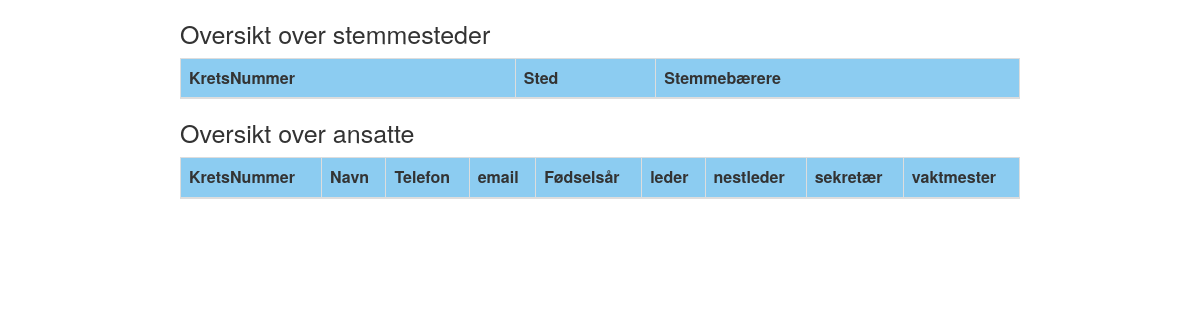
The app's page /oversikt/oversikt.php, older data.
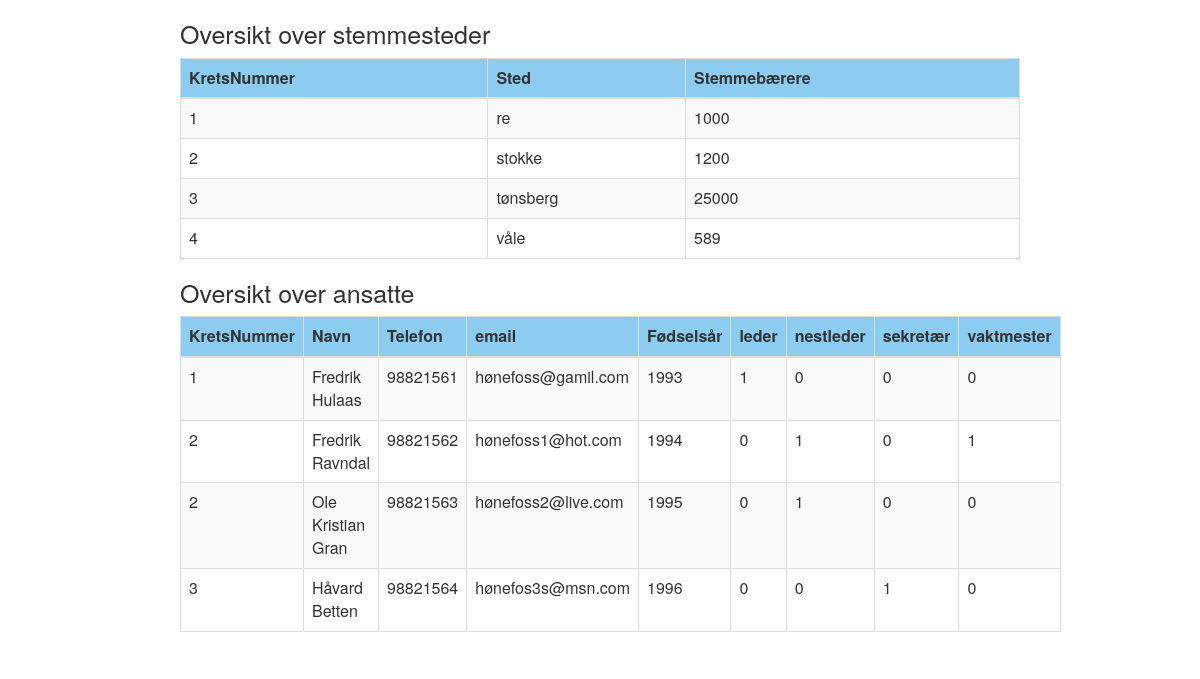
The same page, newer data.
### tables this page shows
CREATE TABLE `stemmesteder` (
  `id` int(10) NOT NULL,
  `kretsNr` int(10) NOT NULL,
  `sted` char(55) NOT NULL,
  `stemmeBer` bigint(20) NOT NULL
);

CREATE TABLE `ansatt` (
  `id` int(10) NOT NULL,
  `kretsNr` int(10) NOT NULL,
  `navn` char(100) NOT NULL,
  `telefon` varchar(8) DEFAULT NULL,
  `email` char(100) DEFAULT NULL,
  `fodselsaar` int(4) NOT NULL,
  `leder` tinyint(1) DEFAULT NULL,
  `nestLeder` tinyint(1) DEFAULT NULL,
  `sekreter` tinyint(1) DEFAULT NULL,
  `vaktmester` tinyint(1) DEFAULT NULL
);

### include_login/DBController.php (called while the page is built, shortened)
<?php
class DBController
{
    private $dsn = "mysql:charset=utf8;dbname=" . DATABASE . ";host=" . HOST;
    private $user = USER;
    private $password = PASSWORD;
    private $pdo;
    function __construct()
    {
        $this->pdo = $this->connectDB();
    }
    function connectDB()
    {
        try{
            $pdo = new PDO($this->dsn, $this->user, $this->password);
            return $pdo;
        } catch (PDOException $e) {
            echo 'Connection failed: ' . $e->getMessage();
            return null;
        }
    }
    function runBaseQuery($query) {
        $stmt = $this->pdo->prepare($query);
        $stmt->execute();
        $result = $stmt->fetchAll(PDO::FETCH_ASSOC);
        if(!empty($result))
            return $result;
    }
}

### oversikt/DBOversikt.php (called while the page is built)
<?php
include_once '../include_login/DBController.php';
class DBOversikt {
    function stemmestedOversikt() {
        $pdo = new DBController();
        $query = "SELECT * FROM stemmesteder";
        $stemmeSted = $pdo->runBaseQuery($query);
        return $stemmeSted;
    }
    function ansattOversikt() {
        $pdo = new DBController();
        $query = "SELECT * FROM ansatt";
        $ansatt = $pdo->runBaseQuery($query);
        return $ansatt;
    }
}

### oversikt/oversikt.php (the view, shortened to what this page needs)
<?php
require_once 'DBOversikt.php';
$pdo = new DBOversikt();
$result = $pdo->stemmestedOversikt();
$resultAnsatt = $pdo->ansattOversikt();
?>
<html>
<head>
    <link rel="stylesheet" href="https://maxcdn.bootstrapcdn.com/bootstrap/3.4.0/css/bootstrap.min.css">
    <link href="//netdna.bootstrapcdn.com/bootstrap/3.1.0/css/bootstrap.min.css" rel="stylesheet" id="bootstrap-css">
    <link rel="stylesheet" href="http://netdna.bootstrapcdn.com/bootstrap/3.1.1/css/bootstrap.css">
</head>
<body>
    <div class="container">
        <div class="row">
            <h1 id="tableOverskrift">Oversikt over stemmesteder</h1>
            <table id="oversiktStemmested" class="table table-striped table-bordered table-hover" style="width:100%">
                <thead>
                <tr>
                    <th>KretsNummer</th>
                    <th>Sted</th>
                    <th>Stemmebærere</th>
                </tr>
                </thead>
                <tbody>
                    <?php foreach ($result as $i => $value) { ?>
                    <tr>
                        <td data-toggle="modal" data-target="#modal" onclick="krets();"><?php echo $result[$i]['kretsNr']?></td>
                        <td data-toggle="modal" data-target="#modal" onclick="krets();"><?php echo $result[$i]['sted']?></td>
                        <td data-toggle="modal" data-target="#modal" onclick="krets();"><?php echo $result[$i]['stemmeBer']?></td>
                    </tr>
                    <?php } ?>
                </tbody>
            </table>
            <h1 id="tableOverskrift">Oversikt over ansatte</h1>
            <table id="oversiktAnsatte" class="table table-striped table-bordered table-hover" style="width:100%">
                <thead>
                <tr>
                    <th>KretsNummer</th>
                    <th>Navn</th>
                    <th>Telefon</th>
                    <th>email</th>
                    <th>Fødselsår</th>
                    <th>leder</th>
                    <th>nestleder</th>
                    <th>sekretær</th>
                    <th>vaktmester</th>
                </tr>
                </thead>
                <tbody>
                <?php foreach ($resultAnsatt as $i => $value) { ?>
                    <tr>
                        <td data-toggle="modal" data-target="#modal" onclick="ansatt()"><?php echo $resultAnsatt[$i]['kretsNr']?></td>
                        <td data-toggle="modal" data-target="#modal" onclick="ansatt()"><?php echo $resultAnsatt[$i]['navn']?></td>
                        <td data-toggle="modal" data-target="#modal" onclick="ansatt()"><?php echo $resultAnsatt[$i]['telefon']?></td>
                        <td data-toggle="modal" data-target="#modal" onclick="ansatt()"><?php echo $resultAnsatt[$i]['email']?></td>
                        <td data-toggle="modal" data-target="#modal" onclick="ansatt()"><?php echo $resultAnsatt[$i]['fodselsaar']?></td>
                        <td data-toggle="modal" data-target="#modal" onclick="ansatt()"><?php echo $resultAnsatt[$i]['leder']?></td>
                        <td data-toggle="modal" data-target="#modal" onclick="ansatt()"><?php echo $resultAnsatt[$i]['nestLeder']?></td>
                        <td data-toggle="modal" data-target="#modal" onclick="ansatt()"><?php echo $resultAnsatt[$i]['sekreter']?></td>
                        <td data-toggle="modal" data-target="#modal" onclick="ansatt()"><?php echo $resultAnsatt[$i]['vaktmester']?></td>
                    </tr>
                <?php } ?>
                </tbody>
            </table>
        </div>
    </div>
</body>
</html>

### oversikt/oversikt.php (style rules this page uses)
html, body { width: 100%; height: 100%; margin: 0; padding: 0; }
.container { width: 70%; }
th { background-color: #8CCCF1; }
#tableOverskrift { padding 5px; font-size: 25px; }

Row changes from the older to the newer data that the page shows:
added stemmesteder: kretsNr "1", sted "re", stemmeBer "1000"
added stemmesteder: kretsNr "2", sted "stokke", stemmeBer "1200"
added stemmesteder: kretsNr "3", sted "tønsberg", stemmeBer "25000"
added stemmesteder: kretsNr "4", sted "våle", stemmeBer "589"
added ansatt: kretsNr "1", navn "Fredrik Hulaas", telefon "98821561", email "hønefoss@gamil.com", fodselsaar "1993", leder "1", nestLeder "0", sekreter "0", vaktmester "0"
added ansatt: kretsNr "2", navn "Fredrik Ravndal", telefon "98821562", email "hønefoss1@hot.com", fodselsaar "1994", leder "0", nestLeder "1", sekreter "0", vaktmester "1"
added ansatt: kretsNr "2", navn "Ole Kristian Gran", telefon "98821563", email "hønefoss2@live.com", fodselsaar "1995", leder "0", nestLeder "1", sekreter "0", vaktmester "0"
added ansatt: kretsNr "3", navn "Håvard Betten", telefon "98821564", email "hønefos3s@msn.com", fodselsaar "1996", leder "0", nestLeder "0", sekreter "1", vaktmester "0"
